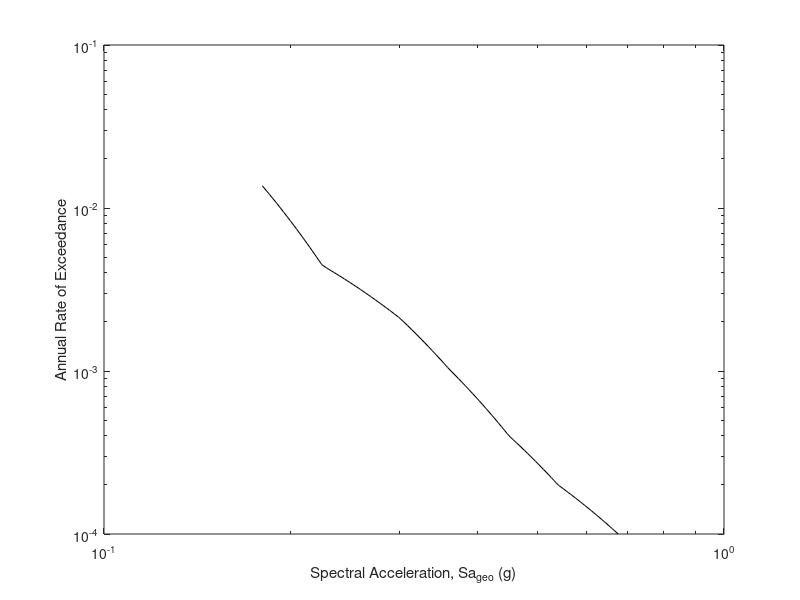

Write the MATLAB code that produced this figure. (Note: this script raises an error after producing the figure.)

%==========================================================================================
% Fragility estimation, hazard analysis, Risk calculation, and R_avl calculation from IDA
% Suman Banerjee, IIT Roorkee, 2024
% s_banerjee@eq.iitr.ac.in
% Geometric mean of intensities; Risk integral truncated for lower and upper bounds
%==========================================================================================

clear; clc;

%%%%%%%%%% INPUTS %%%%%%%%%%

MCE = 0.45;
median_Op = 0.32; std_Op = 0.35;
median_CP = 1.28; std_CP = 0.36;

% Integral lower bound -
low_int_IO = 0.18;
low_int_CP = 0.18;

% Integral upper bound -
high_int_IO = 0.675;
high_int_CP = 0.675;

hazard = [0.18 0.0137; 0.225 0.00444; 0.3 0.00211; 0.36 0.00103; 0.45 0.00040; 0.54 0.0002; 0.675 0.0001];

%%%%%%%%%% END OF INPUTS %%%%%%%%%%

phi_MCE_Op = 1/std_Op*log(MCE/median_Op);
phi_MCE_CP = 1/std_CP*log(MCE/median_CP);

P_MCE_Op = normcdf(phi_MCE_Op)*100;     % P[Op|MCE] for Operational level
P_MCE_CP = normcdf(phi_MCE_CP)*100;     % P[CP|MCE] for Collapse level
fprintf ("Probability of Exceeding Operational given MCE is %6.3f %%\n",P_MCE_Op);
fprintf ("Probability of Exceeding Collapse given MCE is %6.3f %%\n",P_MCE_CP);

% Discretization -
disStep = 100;
dis_IO = (high_int_IO-low_int_IO)/disStep;
dis_CP = (high_int_CP-low_int_CP)/disStep;

% Hazard Curve -
spec_acc_fr_IO_Risk = low_int_IO:dis_IO:high_int_IO;                                    % Hazard lower and upper limits
spec_acc_fr_CP_Risk = low_int_CP:dis_CP:high_int_CP;

for i = 1:size(spec_acc_fr_CP_Risk,2)
    % hazrad_mod(i) = interp1(hazard(:,1),hazard(:,2),spec_acc_fr_CP_Risk(i));
    hazrad_mod(i) = exp(interp1(hazard(:,1),log(hazard(:,2)),spec_acc_fr_CP_Risk(i)));
end


figure
loglog(spec_acc_fr_CP_Risk,hazrad_mod,'k','LineWidth',0.75)
xlabel('Spectral Acceleration, Sa_g_e_o (g)')
ylabel('Annual Rate of Exceedance')
res = 1200;
box on
ax = gca;
ax.LineWidth = 1.2;
set(gca, 'FontName', 'Times New Roman')
x0=500;
y0=300;
width=220;
height=180;
set(gcf,'units','points','position',[x0,y0,width,height]);
print('Hazard Curve.png','-dpng',['-r' num2str(res)]);

% Fragility function -
fragility_Op = makedist('Lognormal','mu',median_Op,'sigma',std_Op);
fragility_CP = makedist('Lognormal','mu',median_CP,'sigma',std_CP);

% Fragility Curve -
frag_high = norminv(0.9999,median_CP, std_CP);                                         % Upper limit for fragility plot
spec_acc_fr = 0:dis_CP:frag_high;
fragility_Op_plot = normcdf((log(spec_acc_fr/median_Op))/std_Op);
fragility_CP_plot = normcdf((log(spec_acc_fr/median_CP))/std_CP);
figure
plot(spec_acc_fr,fragility_Op_plot, '-r', 'linewidth', 1)
hold on
plot(spec_acc_fr,fragility_CP_plot, '-b', 'linewidth', 1)
hold on
grid on
%title('Fragility Curve')
xlabel('Spectral Acceleration, Sa(T1) (g)')
ylabel('Probability of Exceedance')
xlim([0 frag_high])
yticks(0:0.25:1);
%legend('Fragility Curve');
med_IO = round(median_Op,2);
med_CP = round(median_CP,2);
std_IO = round(std_Op,2);
std_CP = round(std_CP,2);
dim = [0.55, 0.2, 0.3, 0.15];
str = {['\mu_I_O = ',num2str(med_IO),', ','\beta_I_O = ',num2str(std_IO)],['\mu_C_P = ',num2str(med_CP),', ','\beta_C_P = ',num2str(std_CP)]};
annotation('textbox',dim,'String',str,'FitBoxToText','on','FontSize', 6, 'FontName', 'Times New Roman', 'BackgroundColor', 'w');
res = 1200;
box on
ax = gca;
ax.LineWidth = 1.2;
set(gca, 'FontName', 'Times New Roman')
x0=500;
y0=300;
width=220;
height=180;
set(gcf,'units','points','position',[x0,y0,width,height]);

% Modification in fragility for area = 1
fragility_IO_mod = truncate(fragility_Op,low_int_IO,high_int_IO);
fragility_CP_mod = truncate(fragility_CP,low_int_CP,high_int_CP);


plot(spec_acc_fr,cdf(fragility_IO_mod,spec_acc_fr),':r','LineWidth',1.5)
plot(spec_acc_fr,cdf(fragility_CP_mod,spec_acc_fr),':b','LineWidth',1.5)
print('Fragility Curve.png','-dpng',['-r' num2str(res)]);

% Fragility for Risk integration -
ii = 0;
for i = low_int_IO:dis_IO:high_int_IO
    ii = ii + 1;
    fragility_Risk_IO(ii) = cdf(fragility_IO_mod,i);
end
ii = 0;
for i = low_int_CP:dis_CP:high_int_CP
    ii = ii + 1;
    fragility_Risk_CP(ii) = cdf(fragility_CP_mod,i);
end

% Risk -
m_IO = size(spec_acc_fr_IO_Risk,2);
for i = 2:m_IO-1
    del_s = spec_acc_fr_IO_Risk(i) - spec_acc_fr_IO_Risk(i-1);
    del_F = fragility_Risk_IO(i) - fragility_Risk_IO(i-1);
    mi = log(hazrad_mod(i)/hazrad_mod(i-1))/del_s;
    ai = hazrad_mod(i)*(1-exp(mi * del_s));
    bi = hazrad_mod(i)/del_s*(exp(mi*del_s)*(del_s-1/mi)+1/mi);
    lambda_IO(i) = fragility_Risk_IO(i)*ai - del_F*bi;
end

sum3_IO = 0;
size3 = size(lambda_IO,2);
for i = 1:size3
    sum3_IO = sum3_IO + lambda_IO(i);
end
mean_ann_R_IO = sum3_IO;
ann_prob_IO = 1-exp(-1*mean_ann_R_IO);
Mean_ann_R_IO = mean_ann_R_IO*100;
Ann_prob_IO = ann_prob_IO*100;
fprintf ("Mean Annual Rate of Exceeding IO is %6.3f %%\n",Mean_ann_R_IO);

m_CP = size(spec_acc_fr_CP_Risk,2);
for i = 2:m_CP-1
    del_s = spec_acc_fr_CP_Risk(i) - spec_acc_fr_CP_Risk(i-1);
    del_F = fragility_Risk_CP(i) - fragility_Risk_CP(i-1);
    mi = log(hazrad_mod(i)/hazrad_mod(i-1))/del_s;
    ai = hazrad_mod(i)*(1-exp(mi * del_s));
    bi = hazrad_mod(i)/del_s*(exp(mi*del_s)*(del_s-1/mi)+1/mi);
    lambda_CP(i) = fragility_Risk_CP(i)*ai - del_F*bi;
end

sum3_CP = 0;
size3 = size(lambda_CP,2);
for i = 1:size3
    sum3_CP = sum3_CP + lambda_CP(i);
end
mean_ann_R_CP = sum3_CP;
ann_prob_CP = 1-exp(-1*mean_ann_R_CP);
Mean_ann_R_CP = mean_ann_R_CP*100;
Ann_prob_CP = ann_prob_CP*100;
fprintf ("Mean Annual Rate of Exceeding CP is %6.3f %%\n",Mean_ann_R_CP);

% Save results to text file -
fid = fopen('Fragility & Risk Results.txt', 'w');
fprintf(fid,"Median for IO = %5.3f g ; Std. Dev. for IO = %5.3f; \nMedian for CP = %5.3f g ; " + ...
    "Std. Dev. for CP = %5.3f; \n\nP[IO|MCE] = %5.2f %%\nP[CP|MCE] = %5.2f %%\n\nMean Annual Rate of Exceeding IO   = %6.3f %%" + ...
    "\nMean Annual Rate of Exceeding CP   = %6.3f %%", median_Op, std_Op, median_CP, std_CP, P_MCE_Op, P_MCE_CP, Mean_ann_R_IO, Mean_ann_R_CP);
fclose(fid);